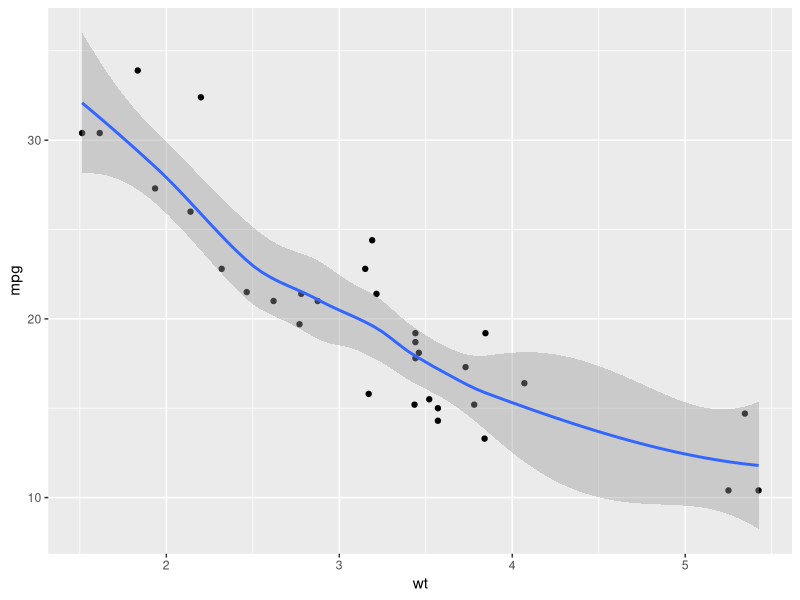
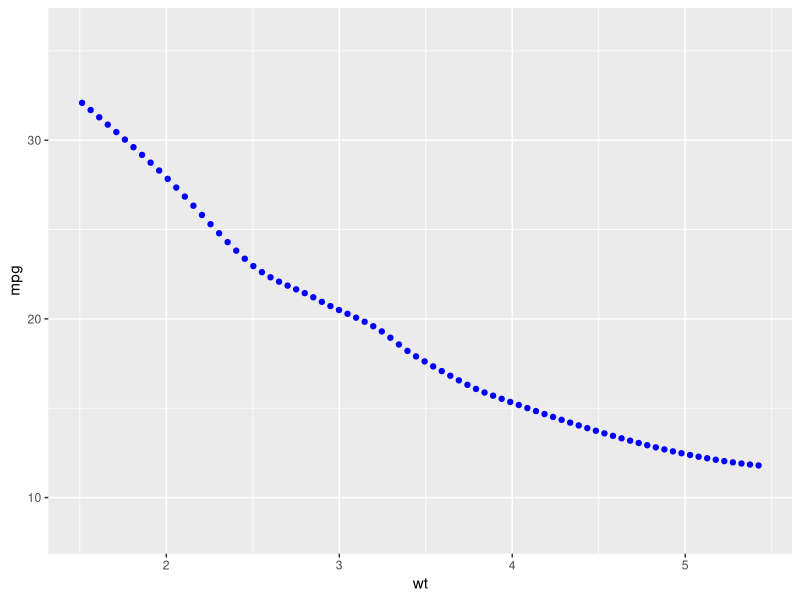
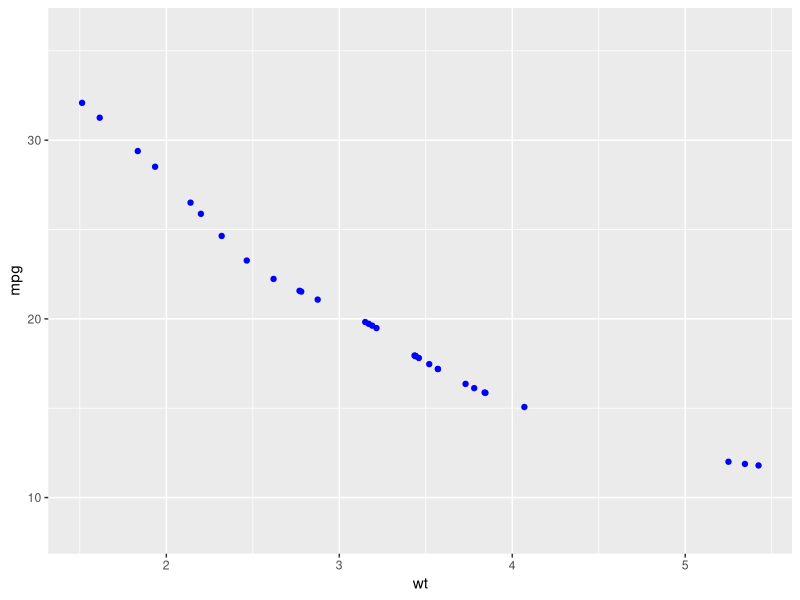

Source code (R) for these figures, in order: (Note: this script raises an error after producing the figures.)
## ---- chunk 1
knitr::opts_chunk$set(echo = TRUE, error = T)
## ---- chunk 2
library(tidyverse, )

mtcars %>% 
  ggplot() +
  aes(wt, mpg) + 
  geom_point() + 
  stat_smooth()
## ---- chunk 3
mtcars %>% 
  ggplot() +
  aes(wt, mpg) + 
  stat_smooth(geom = "point", color = "blue")
## ---- chunk 4
# fit where the support is in the data... 
mtcars %>% 
  ggplot() +
  aes(wt, mpg) + 
  stat_smooth(geom = "point", 
              color = "blue", 
              xseq = mtcars$wt)
## ---- chunk 5
# This function exists to silence an undeclared import warning
gam_method <- function() mgcv::gam
data_frame0 <- function(...) data_frame(..., .name_repair = "minimal")
predictdf <- function(model, xseq, se, level) UseMethod("predictdf")
## ---- chunk 6
#' @export
predictdf.default <- function(model, xseq, se, level) {
  pred <- stats::predict(
    model,
    newdata = data_frame0(x = xseq),
    se.fit = se,
    level = level,
    interval = if (se) "confidence" else "none"
  )

  if (se) {
    fit <- as.data.frame(pred$fit)
    names(fit) <- c("y", "ymin", "ymax")
    base::data.frame(x = xseq, fit, se = pred$se.fit)
  } else {
    base::data.frame(x = xseq, y = as.vector(pred))
  }
}

#' @export
predictdf.glm <- function(model, xseq, se, level) {
  pred <- stats::predict(
    model,
    newdata = data_frame0(x = xseq),
    se.fit = se,
    type = "link"
  )

  if (se) {
    std <- stats::qnorm(level / 2 + 0.5)
    base::data.frame(
      x = xseq,
      y = model$family$linkinv(as.vector(pred$fit)),
      ymin = model$family$linkinv(as.vector(pred$fit - std * pred$se.fit)),
      ymax = model$family$linkinv(as.vector(pred$fit + std * pred$se.fit)),
      se = as.vector(pred$se.fit)
    )
  } else {
    base::data.frame(x = xseq, y = model$family$linkinv(as.vector(pred)))
  }
}

#' @export
predictdf.loess <- function(model, xseq, se, level) {
  pred <- stats::predict(
    model,
    newdata = data_frame0(x = xseq),
    se = se
  )

  if (se) {
    y <- pred$fit
    ci <- pred$se.fit * stats::qt(level / 2 + .5, pred$df)
    ymin <- y - ci
    ymax <- y + ci
    base::data.frame(x = xseq, y, ymin, ymax, se = pred$se.fit)
  } else {
    base::data.frame(x = xseq, y = as.vector(pred))
  }
}

#' @export
predictdf.locfit <- function(model, xseq, se, level) {
  pred <- stats::predict(
    model,
    newdata = data_frame0(x = xseq),
    se.fit = se
  )

  if (se) {
    y <- pred$fit
    ci <- pred$se.fit * stats::qt(level / 2 + .5, model$dp["df2"])
    ymin <- y - ci
    ymax <- y + ci
    base::data.frame(x = xseq, y, ymin, ymax, se = pred$se.fit)
  } else {
    base::data.frame(x = xseq, y = as.vector(pred))
  }
}
## ---- chunk 7
# would be intersted in changeing the x sequence to observed values of x, for drawing fitted and residuals
compute_group_smooth <- function(data, scales, method = NULL, formula = NULL,
                           se = TRUE, n = 80, span = 0.75, fullrange = FALSE,
                           xseq = NULL, 
                           level = 0.95, method.args = list(),
                           na.rm = FALSE, flipped_aes = NA) {
    data <- flip_data(data, flipped_aes)
    if (vctrs::vec_unique_count(data$x) < 2) {
      # Not enough data to perform fit
      return(data_frame0())
    }

    if (is.null(data$weight)) data$weight <- 1

    
    # which values of x should we predict for ? 
    if (is.null(xseq)) {
      if (is.integer(data$x)) {
        if (fullrange) {
          xseq <- scales$x$dimension()
        } else {
          xseq <- sort(unique0(data$x))
        }
      } else {
        if (fullrange) {
          range <- scales$x$dimension()
        } else {
          range <- range(data$x, na.rm = TRUE)
        }
        xseq <- seq(range[1], range[2], length.out = n)
      }
    }

    # Special case span because it's the most commonly used model argument
    if (identical(method, "loess")) {
      method.args$span <- span
    }

    if (is.character(method)) {
      if (identical(method, "gam")) {
        method <- gam_method()
      } else {
        method <- match.fun(method)
      }
    }
    # If gam and gam's method is not specified by the user then use REML
    if (identical(method, gam_method()) && is.null(method.args$method)) {
      method.args$method <- "REML"
    }

    model <- rlang::inject(method(
      formula,
      data = data,
      weights = weight,
      !!!method.args
    ))

    prediction <- predictdf(model, xseq, se, level)
    prediction$flipped_aes <- flipped_aes
    flip_data(prediction, flipped_aes)
}

compute_group_smooth_error <- function(data, scales, method = NULL, formula = NULL,
                           se = TRUE, n = 80, span = 0.75, fullrange = FALSE,
                           level = 0.95, method.args = list(),
                           na.rm = FALSE, flipped_aes = NA){
  
  
compute_group_smooth(data = data, scales = scales, 
                       method = method, formula = formula, 
                       se = FALSE, n= n, span = span, fullrange = fullrange,
                       xseq = data$x, 
                       level = .95, method.args = method.args, 
                       na.rm = na.rm, flipped_aes = flipped_aes) %>% 
    mutate(xend = data$x,
           yend = data$y,
           ymin = y,
           xmin = x,
           ymax = yend,
           xmax = x + (ymax - ymin)
           )
  
}


## ---- chunk 8
library(dplyr)
mtcars %>%
  rename(x = wt, y = mpg, cat = am) %>%
  compute_group_smooth(method = lm, formula = y ~ x + cat)



mtcars %>% 
  rename(x = wt, y = mpg, cat = am) %>% 
  compute_group_smooth_error(method = lm, formula = y ~ x, n = 7)
## ---- chunk 9

setup_smooth <- function(data, params) {
    params$flipped_aes <- has_flipped_aes(data, params, ambiguous = TRUE)
    msg <- character()
    if (is.null(params$method) || identical(params$method, "auto")) {
      # Use loess for small datasets, gam with a cubic regression basis for
      # larger. Based on size of the _largest_ group to avoid bad memory
      # behaviour of loess
      max_group <- max(table(interaction(data$group, data$PANEL, drop = TRUE)))

      if (max_group < 1000) {
        params$method <- "loess"
      } else {
        params$method <- "gam"
      }
      msg <- c(msg, paste0("method = '", params$method, "'"))
    }

    if (is.null(params$formula)) {
      if (identical(params$method, "gam")) {
        params$formula <- y ~ s(x, bs = "cs")
      } else {
        params$formula <- y ~ x
      }
      msg <- c(msg, paste0("formula = '", deparse(params$formula), "'"))
    }
    if (identical(params$method, "gam")) {
      params$method <- gam_method()
    }

    if (length(msg) > 0) {
      cli::cli_inform("{.fn geom_smooth} using {msg}")
    }

    params
  }



#' @rdname ggplot2-ggproto
#' @format NULL
#' @usage NULL
#' @export
StatSmooth <- ggplot2::ggproto("StatSmooth", ggplot2::Stat,
  setup_params = setup_smooth,
  extra_params = c("na.rm", "orientation"),
  compute_group = compute_group_smooth,
  dropped_aes = c("weight"),
  required_aes = c("x", "y")
)


StatSmoothError <- ggplot2::ggproto("StatSmoothError", ggplot2::Stat,
  setup_params = setup_smooth,
  extra_params = c("na.rm", "orientation"),
  compute_group = compute_group_smooth_error,
  dropped_aes = c("weight"),
  required_aes = c("x", "y")
)


stat_smooth <- function(mapping = NULL, data = NULL,
                        geom = "smooth", position = "identity",
                        ...,
                        method = NULL,
                        formula = NULL,
                        se = TRUE,
                        n = 80,
                        span = 0.75,
                        fullrange = FALSE,
                        level = 0.95,
                        method.args = list(),
                        na.rm = FALSE,
                        orientation = NA,
                        show.legend = NA,
                        inherit.aes = TRUE) {
  layer(
    data = data,
    mapping = mapping,
    stat = StatSmooth,
    geom = geom,
    position = position,
    show.legend = show.legend,
    inherit.aes = inherit.aes,
    params = rlang::list2(
      method = method,
      formula = formula,
      se = se,
      n = n,
      fullrange = fullrange,
      level = level,
      na.rm = na.rm,
      orientation = orientation,
      method.args = method.args,
      span = span,
      ...
    )
  )
}

stat_smooth_obs <- function(mapping = NULL, data = NULL,
                        geom = "smooth", position = "identity",
                        ...,
                        method = NULL,
                        formula = NULL,
                        se = TRUE,
                        n = 80,
                        span = 0.75,
                        fullrange = FALSE,
                        level = 0.95,
                        method.args = list(),
                        na.rm = FALSE,
                        orientation = NA,
                        show.legend = NA,
                        inherit.aes = TRUE) {
  layer(
    data = data,
    mapping = mapping,
    stat = StatSmoothError,
    geom = geom,
    position = position,
    show.legend = show.legend,
    inherit.aes = inherit.aes,
    params = rlang::list2(
      method = method,
      formula = formula,
      se = se,
      n = n,
      fullrange = fullrange,
      level = level,
      na.rm = na.rm,
      orientation = orientation,
      method.args = method.args,
      span = span,
      ...
    )
  )
}





## ---- chunk 10


mtcars %>% 
  ggplot() +
  aes(wt, mpg) + 
  geom_point() +
  geom_smooth(alpha = .2, se = FALSE) 


last_plot() +
  stat_smooth_obs(geom = "point", color = "blue") +  # wrap as geom_smooth_fit()
  stat_smooth_obs(geom = "segment") # geom_smooth_error()

last_plot() + 
  stat_smooth_obs(geom = "rect", alpha = .1)  # geom_smooth_error_sq()

stdz <- function(x){
  
  var_mean <- mean(x) 
  var_sd <- sd(x)
  
  (x-var_mean)/var_sd
  
}

last_plot() + 
  aes(stdz(wt), stdz(mpg)) + 
  coord_equal()


mtcars %>% 
  ggplot() +
  aes(wt, mpg) + 
  geom_point() +
  geom_smooth(alpha = .2, se = FALSE, method = lm) + 
  stat_smooth_obs(geom = "point", color = "blue", method = lm) + # wrap as geom_smooth_fit()
  stat_smooth_obs(geom = "segment", method = lm)
